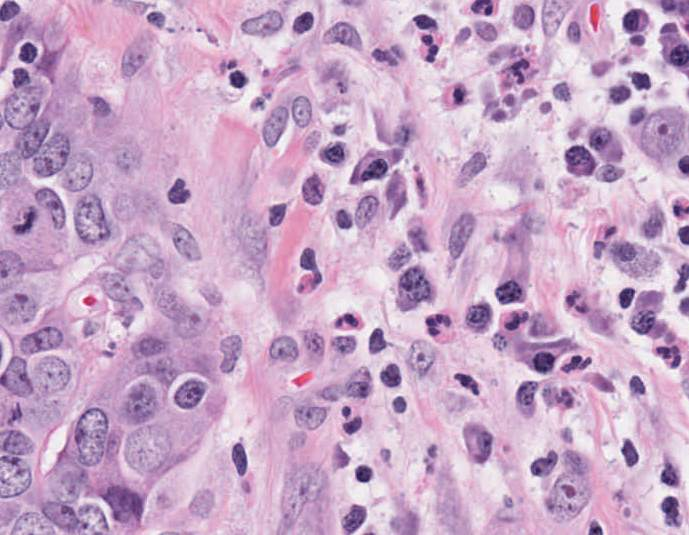
#> input picture TCGA-3M-AB46-01Z-00-DX1.jpg, 689 x 535 px
$ python Example_05.py
#> lines starting #> are read from the running program, lines starting #| are printed output that depends on the picture; after the words box and inside, x2 and y2 are one past the last pixel; in counts of white or black regions, pixels touching at a corner belong together
'''
purpose: morphological processing+watershed segmentation

author: Hongming Xu
email: mxu@ualberta.ca
'''

import matplotlib.pyplot as plt
import numpy as np
from skimage.color import rgb2gray
from skimage.filters import threshold_otsu
from skimage.morphology import remove_small_objects, remove_small_holes, \
    opening, closing, square, label, erosion, watershed

from skimage.segmentation import find_boundaries
from scipy import ndimage as ndi

I=plt.imread('TCGA-3M-AB46-01Z-00-DX1.jpg')
#> I is the input picture: shape (535, 689, 3); mean R, G, B 199.7, 167.1, 199.4

# color image to gray scale image
# the equation for gray image: Y = 0.2125 R + 0.7154 G + 0.0721 B
I_gray=(rgb2gray(I)*255).astype(np.uint8)
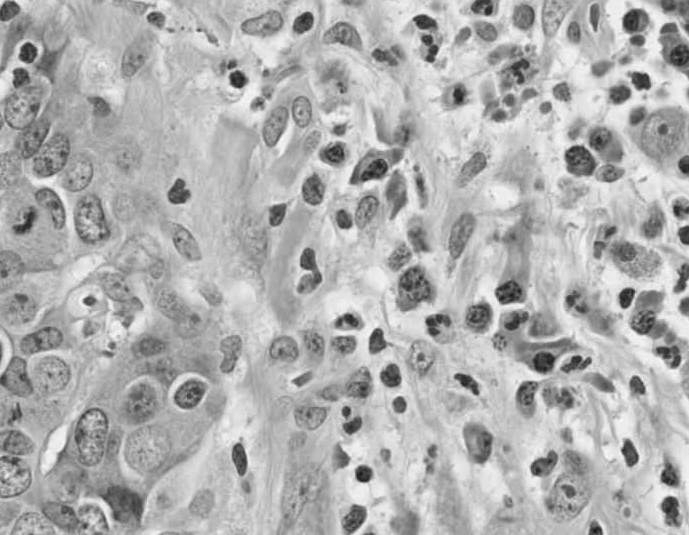
#> I_gray: shape (535, 689); min 20, max 251, mean 175.8

# ostu's threhsold segmentation
thresh=threshold_otsu(I_gray)
#> thresh = 162
bw_n0=I_gray<thresh
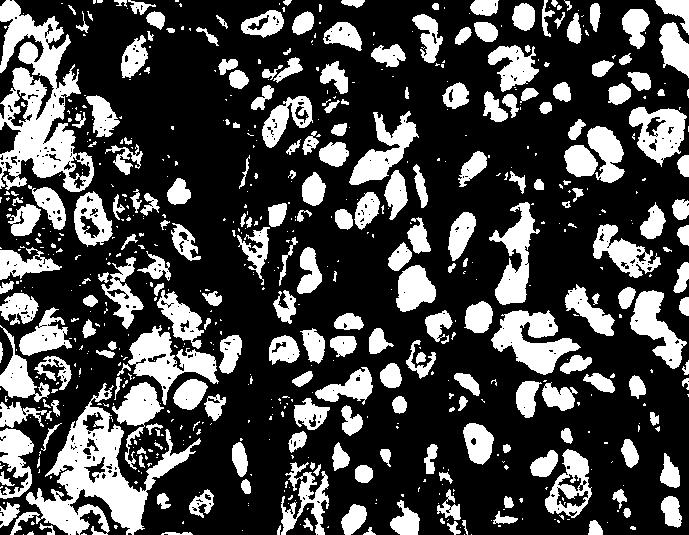
#> bw_n0: shape (535, 689) bool; 28.9% white; 663 white regions (424 under 20 px), largest, box (x1, y1, x2, y2) and area: (0, 0, 94, 192) 8597, (10, 383, 201, 535) 8199, (491, 310, 581, 375) 2905
# remove small binary nosiy regions with the size less than noise_size
noise_size=200
bw_n1=remove_small_objects(bw_n0, noise_size, connectivity=8)

# find the nuclei boundaries
bb=find_boundaries(bw_n1)
#> bb: shape (535, 689) bool; 11.1% white in thin lines or dots
I2=I.copy()  # use copy() function here to ensure I2 is writable
I2[:,:,0][bb]=255
I2[:,:,1][bb]=0
I2[:,:,2][bb]=0

plt.subplot(221)
plt.imshow(bw_n0, cmap='gray')
plt.subplot(222)
plt.imshow(bw_n1, cmap='gray')
plt.subplot(223)
plt.imshow(I2)


# practice morphological processing
# You should observe what the purpose of opening and closing operations?????
bw_n2=opening(bw_n1,square(5))
#> bw_n2: shape (535, 689) bool; 22.4% white; 187 white regions (1 under 20 px), largest, box (x1, y1, x2, y2) and area: (52, 407, 147, 532) 4784, (5, 68, 79, 178) 3855, (493, 311, 578, 374) 2798
bw_n3=closing(bw_n2,square(5))
#> bw_n3: shape (535, 689) bool; 23.4% white; 124 white regions, largest, box (x1, y1, x2, y2) and area: (0, 0, 79, 178) 7245, (52, 407, 189, 532) 5621, (131, 293, 242, 410) 4943
bw_n3=remove_small_objects(bw_n3, noise_size, connectivity=8)
bw_n4=remove_small_holes(bw_n3,noise_size/2)
#> bw_n4: shape (535, 689) bool; 22.9% white; 98 white regions, largest, box (x1, y1, x2, y2) and area: (0, 0, 79, 178) 7483, (52, 407, 189, 532) 5666, (131, 293, 242, 410) 4983
plt.subplot(224)
plt.imshow(bw_n4,cmap='gray')
plt.pause(3)
plt.close()

bb=find_boundaries(bw_n4)
#> bb: shape (535, 689) bool; 7% white in thin lines or dots
I2=I.copy()  # use copy() function here to ensure I2 is writable
I2[:,:,0][bb]=255
I2[:,:,1][bb]=255
I2[:,:,2][bb]=0

plt.subplot(221)
plt.imshow(I2)
plt.close()

## iteratively erosion algorithm to find markers for watershed
bw_nn=label(bw_n4)
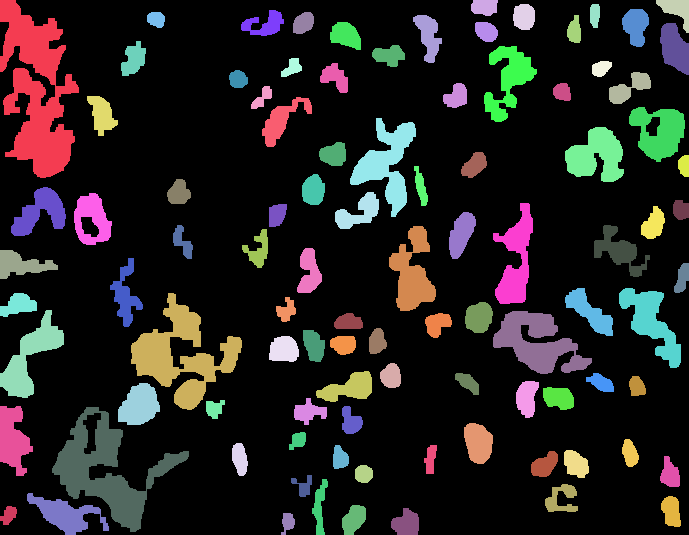
#> bw_nn: shape (535, 689) int32; 99 distinct labels, from 0 to 98; one colour per label, 0 black
obj_n=np.max(bw_nn)
#> obj_n = 98
bw_mark=np.zeros(bw_n4.shape,dtype=bool)
for tt in range(1,obj_n+1):
    bw_temp=np.zeros(bw_n4.shape)
    bw_temp[bw_nn==tt]=1
    thr=np.sum(bw_temp)*0.2
    while np.sum(bw_temp)>thr:
        bw_temp=erosion(bw_temp,square(3))
    bw_mark[bw_temp==1]=1
#> bw_mark: shape (535, 689) bool; 3.6% white; 152 white regions (34 under 20 px), largest, box (x1, y1, x2, y2) and area: (23, 114, 63, 167) 862, (139, 340, 166, 374) 608, (92, 483, 137, 520) 547
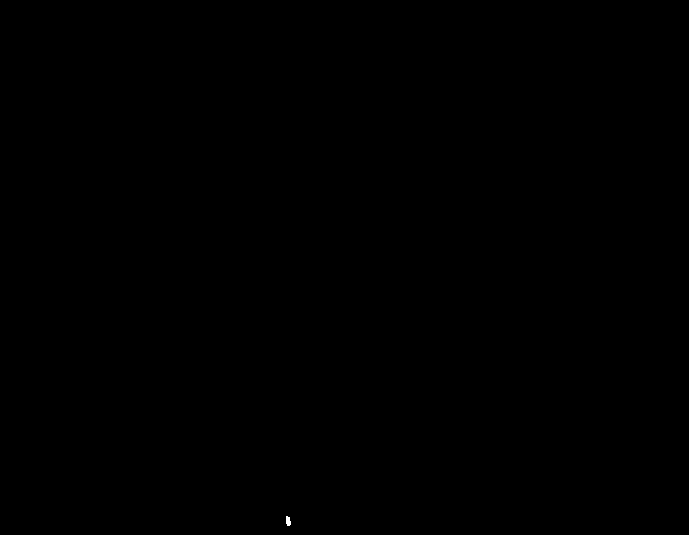
#> bw_temp: shape (535, 689) float64; values 0 (black) and 1 (white), 0.01% white; 1 white region, box (x1, y1, x2, y2) and area: (286, 516, 291, 526) 40

# marker-controlled watershed segmentation for nuclei
markers = ndi.label(bw_mark)[0]
distance = -ndi.distance_transform_edt(bw_n4)
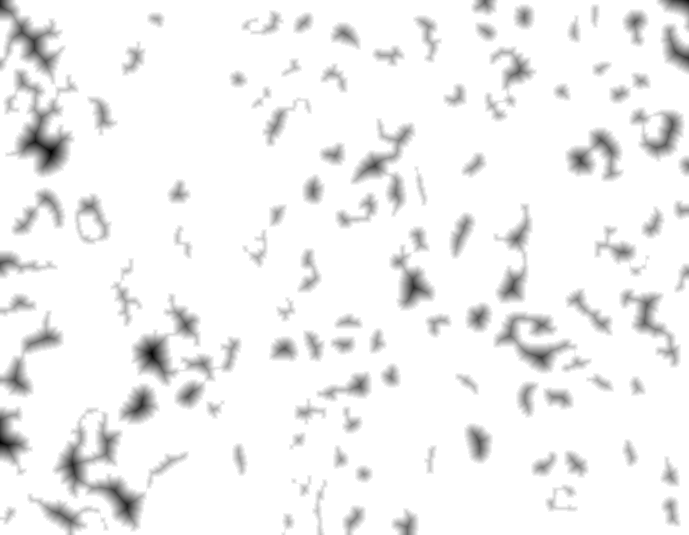
#> distance: shape (535, 689) float64; min -19.8, max 0, mean -1.03; drawn with min black and max white
labels = watershed(distance, markers=markers, mask=bw_n4)
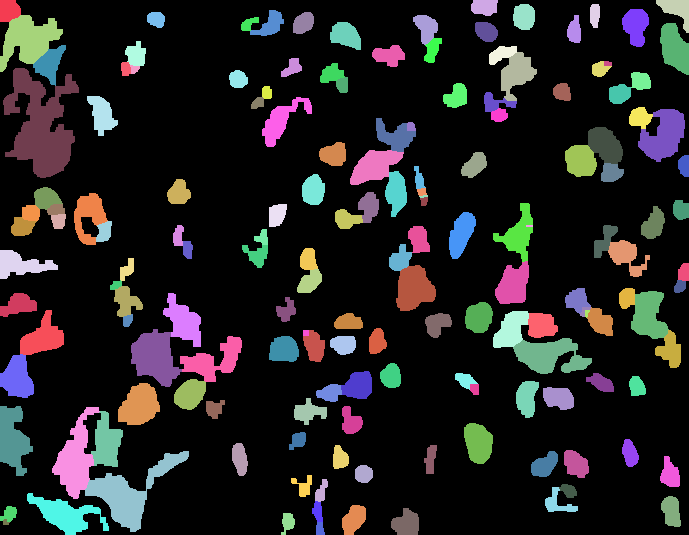
#> labels: shape (535, 689) int32; 160 distinct labels, from 0 to 159; one colour per label, 0 black

bb=find_boundaries(labels)
#> bb: shape (535, 689) bool; 7.3% white in thin lines or dots
I2=I.copy()  # use copy() function here to ensure I2 is writable
I2[:,:,0][bb]=255
I2[:,:,1][bb]=0
I2[:,:,2][bb]=0
I2[:,:,0][bw_mark]=0
I2[:,:,1][bw_mark]=0
I2[:,:,2][bw_mark]=255
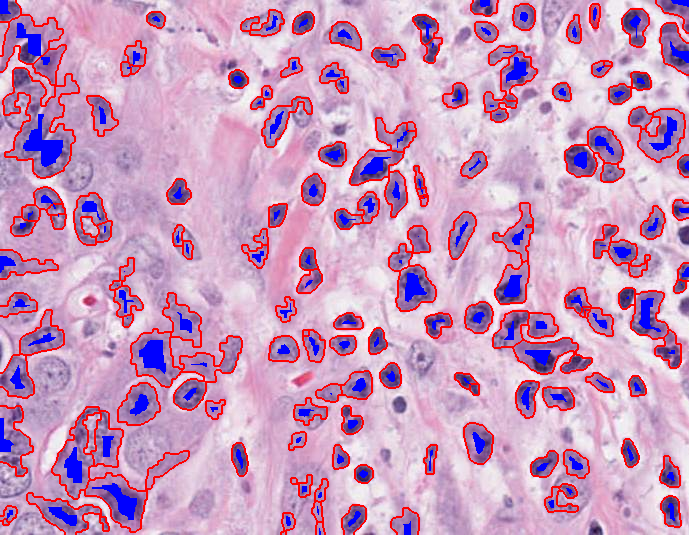
#> I2: shape (535, 689, 3); mean R, G, B 200, 152.6, 189.3


plt.imshow(I2)

plt.pause(3)
plt.close()
